Frame 1 (no input): blank canvas, image omitted
Frame 60 (the mouse pressed at the canvas centre just before this capture): blank canvas, image omitted
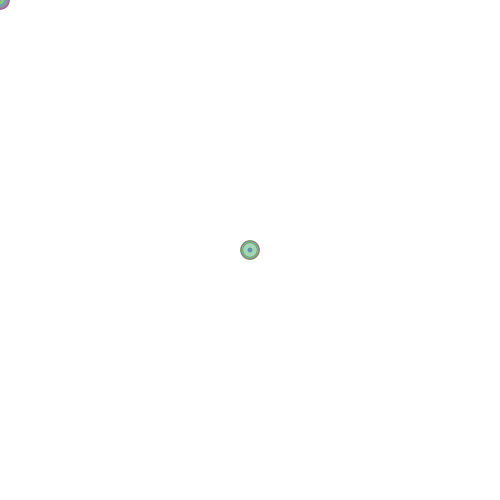
Frame 120 (the mouse held since frame 60 and released just before this capture)

The Processing sketch whose frames 1 and 60 were blank and that drew this single picture after the mouse press (run headless with seeded random() and noise(); from frame 60 on, the mouse is pressed at the canvas centre):

// Processing sketch: processing_12495
// ── processing_12495.pde

float r;
float g;
float b;
float a;

float diam;
float x;
float y;

void setup () {
  size (500, 500);
  background (255);
  smooth ();
}

void draw () {
  r = random (255);
  g = random (255);
  b = random (255);
  a = random (255);
  diam = random (20);
  //x = random (width);
  //y = random (height);
  
  noStroke ();
  fill (r, g, b, a);
  ellipse (mouseX, mouseY, diam, diam);

}
